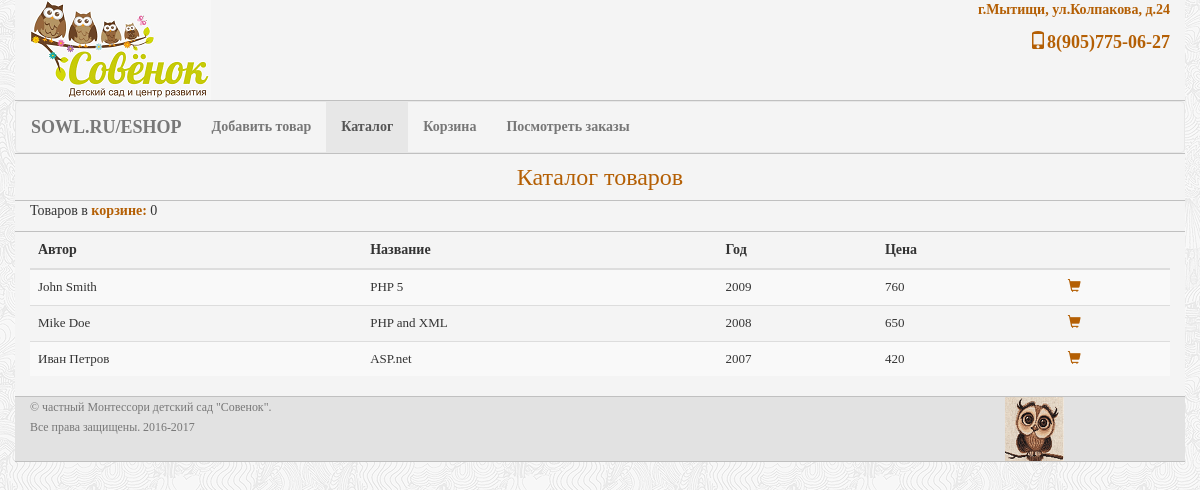
Screenshot of /eshop/11_catalog_select.php with the database file from the repository.
### tables this page shows
CREATE TABLE IF NOT EXISTS `catalog` (
  `id_catalog` int(11) NOT NULL,
  `author` varchar(50) NOT NULL DEFAULT '',
  `title` varchar(50) NOT NULL DEFAULT '',
  `pubyear` int(4) NOT NULL DEFAULT '0',
  `price` int(11) NOT NULL DEFAULT '0'
);

### eshop/01_database_connect.php (called while the page is built, shortened)
<?php
$db=mysqli_connect(DB_HOST, DB_LOGIN, DB_PASS, DB_NAME) or die ('Connection error');
$query4count = "SELECT * FROM `basket` WHERE `customer`='".session_id()."';";
$res=mysqli_query($db, $query4count);
$count = mysqli_num_rows($res);

### eshop/03_functions.php (called while the page is built, shortened)
<?php
require_once "01_database_connect.php";
function select_query2array($query){
	global $db;
	$result=mysqli_query($db, $query);
	$arr=array();
	while($row=mysqli_fetch_assoc($result)){
		$arr[]=$row;
	}
	return $arr;
}

### eshop/11_catalog_select.php (the view, shortened to what this page needs)
<?php
	require_once ("03_functions.php");
 	require_once ("04_header.php");
	$query = "SELECT * FROM `catalog`;";
	$goods=select_query2array($query);
?>
		<div class="row">
			<div class="col-lg-12 col-md-12 col-sm-12 col-xs-12">
				<p>Товаров в <a href="21_basket_select.php">корзине: </a><?= $count; ?></p>
			</div>
		</div>
		<div class="row">
			<div class="col-lg-12 col-md-12 col-sm-12 col-xs-12">
				<table class="table table-striped">
					<thead>
						<tr>
							<th>Автор</th>
							<th>Название</th>
							<th>Год</th>
							<th>Цена</th><th></th>
						</tr>
					</thead>
					<tbody>
						<?php  foreach($goods as $item){ ?>
						<tr class="table_row">
							<td><?= $item['author']; ?></td>
							<td><?= $item['title']; ?></td>
							<td><?= $item['pubyear']; ?></td>
							<td><?= $item['price']; ?></td>
							<td><a href="20_basket_insert.php?id=<?= $item['id_catalog']; ?>">
								<span class="glyphicon glyphicon-shopping-cart"></span>
							</a></td>
						</tr>
						<?php } ?>
					</tbody>
				</table>
			</div>
		</div>
<?php require_once("05_footer.php"); ?>

### eshop/04_header.php (shortened to what this page needs)
<?php
    $this_pages=basename($_SERVER['PHP_SELF']);
    $pages = array (
        "Добавить товар"=>"10_catalog_insert.php",
        "Каталог"=>"11_catalog_select.php",
        "Корзина"=>"21_basket_select.php",
        "Посмотреть заказы"=>"32_orders_select.php",
    );
    switch($this_pages){
        case "11_catalog_select.php":   $title="Каталог товаров";break;
    }
?>
<!DOCTYPE html>
<html lang="en">
<head>
	<link rel="stylesheet" href="css/bootstrap.css">
	<link rel="stylesheet" href="css/style_bem.css">
</head>
<body>
	<div class="container">
		<div class="row">
			<div class="col-lg-4 col-md-4 col-sm-4 col-xs-4">
				<a href="index.php">
					<img src="images/logo.png" class="img-responsive" alt="частный детский сад Мытищи Совенок">
				</a>
			</div>
			<div class="col-lg-8 col-md-8 col-sm-8 col-xs-8">
				<address class="address"><strong>г.Мытищи, ул.Колпакова, д.24</strong></address>
				<p class="phone"><a href="tel:+79057750627"><span class="glyphicon glyphicon-phone"></span>8(905)775-06-27</a></p>
			</div>
		</div>
		<div class="row">
			<nav class="navbar navbar-default">
				<div class="container-fluid">
					<div class="navbar-header">
						<a class="navbar-brand" href="index.php">SOWL.RU/ESHOP</a>
					</div>
					<div class="collapse navbar-collapse" id="bs-example-navbar-collapse-1">
						<ul class="nav navbar-nav">
                        <?php
                            foreach($pages as $k=>$v){
                                echo "<li ";
                                if ($this_pages==$v) echo "class='active'";
                                echo "><a href='".$v."'>".$k."</a></li>";
                            }
                        ?>
						</ul>
					</div>
				</div>
			</nav>
		</div>
		<div class="row">
			<div class="col-lg-12 col-md-12 col-sm-12 col-xs-12">
				<h1><?= $title; ?></h1>
			</div>
		</div>

### eshop/05_footer.php (shortened to what this page needs)
		<div class="row footer">
			<div class="col-lg-10 col-md-10 col-sm-10 col-xs-10">
				<p class="text-muted"><small>&copy; частный Mонтессори детский сад "Совенок".<br>
					Все права защищены. 2016-2017</small></p>
			</div>
			<div class="col-lg-2 col-md-2 col-sm-2 col-xs-2">
				<a href="index.php">
					<img class="img-responsive " src="images/logo_footer.png" alt=""></a>
			</div>
		</div>
	</div>
</body>
</html>

### eshop/css/style_bem.css (style rules this page uses)
body { font-family: Palatino, "Palatino Lynotype", "Book Antiqua", "Hoefler Text", Georgia, "Lucida Bright", Cambria, Times, "Times New Roman", serif; background: url(../images/bg.png); }
h1 { font-size: 24px; margin-top: 10px; color: #B45F04; text-align: center; }
a { color: #B45F04; font-weight: bold; text-decoration: none; }
.container { background-color: #f4f4f4; }
.row { border-bottom: 1px solid #c0c0c0; }
.address { margin-bottom: 10px; color: #B45F04; text-align: right; }
.phone { font-size: 18px; text-align: right; }
.navbar { margin-bottom: 0; }
.navbar-default { background-color: #f4f4f4; }
.active { background-color: #e2e2e2; }
.table_row { font-size: 13px; }
.footer { background-color: #e2e2e2; }

### rows the page displays
catalog: author "John Smith", title "PHP 5", pubyear "2009", price "760"
catalog: author "Mike Doe", title "PHP and XML", pubyear "2008", price "650"
catalog: author "Иван Петров", title "ASP.net", pubyear "2007", price "420"

### other values shown
$k "Добавить товар"
$k "Каталог"
$k "Корзина"
$k "Посмотреть заказы"
$title "Каталог товаров"
$count "0"
